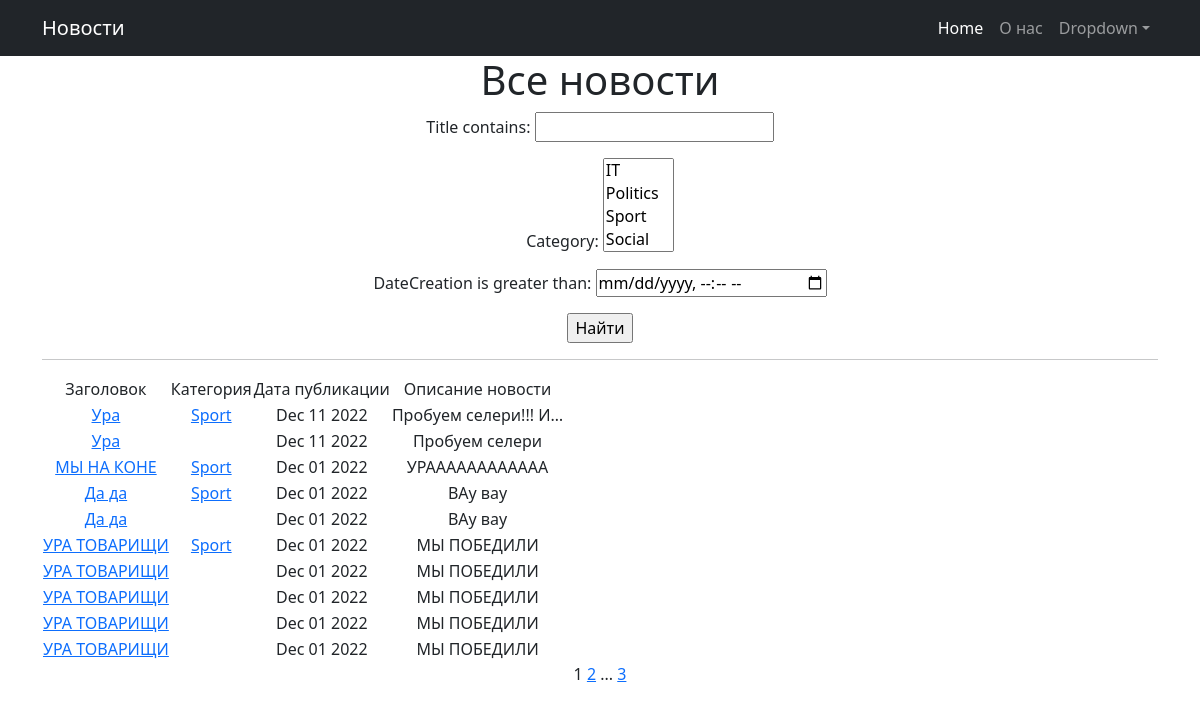
The app's page /news/search/ with its own data.
### news/models.py (models this page shows, shortened)
class Post(models.Model):
    author = models.ForeignKey(Author, on_delete=models.CASCADE)
    NEWS = 'NW'
    ARTICLE = 'AR'
    CATEGORY_CHOICES = (
        (NEWS, 'Новость'),
        (ARTICLE, 'Статья')
    )
    categoryType = models.CharField(max_length=2, choices=CATEGORY_CHOICES, default=ARTICLE)
    dateCreation = models.DateTimeField(auto_now_add=True)
    postCategory = models.ManyToManyField(Category, through='PostCategory')
    title = models.CharField(max_length=128)
    text = models.TextField()
    rating = models.SmallIntegerField(default=0)

class Category(models.Model):
    name = models.CharField(max_length=64, unique=True)
    subscribers = models.ManyToManyField(User, related_name='categories')
    def __str__(self):
        return self.name

### news/views.py (the view)
# urls.py: path('search/', PostSearch.as_view(), name='post_search'),
class PostSearch(ListView):
    model = Post
    ordering = '-dateCreation'
    template_name = 'posts_search.html'
    context_object_name = 'posts'
    paginate_by = 10
    def get_queryset(self):
        queryset = super().get_queryset()
        self.filterset = PostFilter(self.request.GET, queryset)
        return self.filterset.qs
    def get_context_data(self, **kwargs):
        context = super().get_context_data(**kwargs)
        context['filterset'] = self.filterset
        context['time_now'] = datetime.utcnow()
        return context

### news/templatetags/custom_filters.py (called while the page is built)
@register.filter()
def censor(value):
    bad_words = ('редиска', 'дурак', 'придурок')
    if not isinstance(value, str):
        raise ValueError('Невозможно применить цензор не к строке')
    for word in value.split():
        if word.lower() in bad_words:
            value = value.replace(word, f"{word[0]}{'*' * (len(word) - 1)}")
    return value

### templates/posts_search.html (shortened to what this page needs)
{% extends 'flatpages/default.html' %}
{% load custom_filters %}
{% load custom_tags %}
{% block content %}
   <h1>Все новости</h1>
   <form action="" method="get">
       {{ filterset.form.as_p }}
       <input type="submit" value="Найти" />
   </form>
   <hr>
   {% if posts %}
       <table>
           <tr>
               <td>Заголовок</td>
               <td>Категория</td>
               <td>Дата публикации</td>
               <td>Описание новости</td>
           </tr>
           {% for post in posts %}
           <tr>
               <td><a href="{% url 'post_detail' post.id %}">{{ post.title }}</a></td>
               <td>{% for cat in post.postCategory.all%}
                   <a href="{% url 'category_list' cat.id %}">{{ cat.name }}</a>
                   {% endfor %}
               </td>
               <td>{{ post.dateCreation|date:'M d Y' }}</td>
               <td>{{ post.text|censor|truncatechars:20 }}</td>
           </tr>
           {% endfor %}
       </table>
   {% else %}
       <h2>Новостей нет!</h2>
   {% endif %}
   {{ page_obj.number }}
   {% if page_obj.has_next %}
       <a href="?page={{ page_obj.next_page_number }}">{{ page_obj.next_page_number }}</a>
       {% if paginator.num_pages != page_obj.next_page_number %}
           ...
           <a href="?page={{ page_obj.paginator.num_pages }}">{{ page_obj.paginator.num_pages }}</a>
       {% endif %}
   {% endif %}
{% endblock content %}

### records on screen
Post: title "Ура", dateCreation "Dec 11 2022", text|censor "Пробуем селери!!! И…"
Category: name "Sport"
Post: title "Ура", dateCreation "Dec 11 2022", text|censor "Пробуем селери"
Post: title "МЫ НА КОНЕ", dateCreation "Dec 01 2022", text|censor "УРАААААААААААА"
Post: title "Да да", dateCreation "Dec 01 2022", text|censor "ВАу вау"
Post: title "Да да", dateCreation "Dec 01 2022", text|censor "ВАу вау"
Post: title "УРА ТОВАРИЩИ", dateCreation "Dec 01 2022", text|censor "МЫ ПОБЕДИЛИ"
Post: title "УРА ТОВАРИЩИ", dateCreation "Dec 01 2022", text|censor "МЫ ПОБЕДИЛИ"
Post: title "УРА ТОВАРИЩИ", dateCreation "Dec 01 2022", text|censor "МЫ ПОБЕДИЛИ"
Post: title "УРА ТОВАРИЩИ", dateCreation "Dec 01 2022", text|censor "МЫ ПОБЕДИЛИ"
Post: title "УРА ТОВАРИЩИ", dateCreation "Dec 01 2022", text|censor "МЫ ПОБЕДИЛИ"

### other values on screen
{{ page_obj.number }} "1"
{{ page_obj.next_page_number }} "2"
{{ page_obj.paginator.num_pages }} "3"
